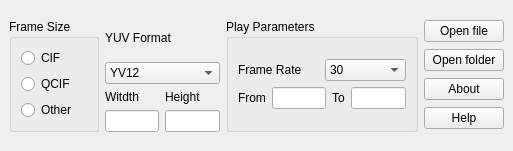
<?xml version="1.0" encoding="UTF-8"?>
<ui version="4.0">
 <class>MainWindow</class>
 <widget class="QMainWindow" name="MainWindow">
  <property name="geometry">
   <rect>
    <x>0</x>
    <y>0</y>
    <width>513</width>
    <height>151</height>
   </rect>
  </property>
  <property name="windowTitle">
   <string>MainWindow</string>
  </property>
  <widget class="QWidget" name="centralwidget">
   <layout class="QGridLayout" name="gridLayout_3">
    <item row="0" column="0">
     <layout class="QHBoxLayout" name="horizontalLayout_5">
      <item>
       <layout class="QHBoxLayout" name="horizontalLayout_2">
        <item>
         <widget class="QGroupBox" name="groupBox">
          <property name="title">
           <string>Frame Size</string>
          </property>
          <layout class="QGridLayout" name="gridLayout">
           <item row="0" column="0">
            <widget class="QRadioButton" name="frameSizeType_CIF_RadioButton">
             <property name="text">
              <string>CIF</string>
             </property>
            </widget>
           </item>
           <item row="2" column="0">
            <widget class="QRadioButton" name="frameSizeType_Other_RadioButton">
             <property name="text">
              <string>Other</string>
             </property>
            </widget>
           </item>
           <item row="1" column="0">
            <widget class="QRadioButton" name="frameSizeType_QCIF_RadioButton">
             <property name="text">
              <string>QCIF</string>
             </property>
            </widget>
           </item>
          </layout>
         </widget>
        </item>
        <item>
         <layout class="QVBoxLayout" name="verticalLayout">
          <item>
           <widget class="QLabel" name="label">
            <property name="text">
             <string>YUV Format</string>
            </property>
           </widget>
          </item>
          <item>
           <widget class="QComboBox" name="YUVFormat_ComboBox">
            <item>
             <property name="text">
              <string>YV12</string>
             </property>
            </item>
            <item>
             <property name="text">
              <string>YUY2</string>
             </property>
            </item>
            <item>
             <property name="text">
              <string>UYUV</string>
             </property>
            </item>
            <item>
             <property name="text">
              <string>4:2:2</string>
             </property>
            </item>
            <item>
             <property name="text">
              <string>4:4:4</string>
             </property>
            </item>
           </widget>
          </item>
          <item>
           <layout class="QHBoxLayout" name="horizontalLayout">
            <item>
             <layout class="QVBoxLayout" name="verticalLayout_2">
              <item>
               <widget class="QLabel" name="label_2">
                <property name="text">
                 <string>Witdth</string>
                </property>
               </widget>
              </item>
              <item>
               <widget class="QLineEdit" name="frameSize_Width_LineEdit"/>
              </item>
             </layout>
            </item>
            <item>
             <layout class="QVBoxLayout" name="verticalLayout_3">
              <item>
               <widget class="QLabel" name="label_3">
                <property name="text">
                 <string>Height</string>
                </property>
               </widget>
              </item>
              <item>
               <widget class="QLineEdit" name="frameSize_Height_LineEdit"/>
              </item>
             </layout>
            </item>
           </layout>
          </item>
         </layout>
        </item>
       </layout>
      </item>
      <item>
       <widget class="QGroupBox" name="groupBox_2">
        <property name="title">
         <string>Play Parameters</string>
        </property>
        <layout class="QGridLayout" name="gridLayout_2">
         <item row="0" column="0">
          <layout class="QVBoxLayout" name="verticalLayout_4">
           <item>
            <layout class="QHBoxLayout" name="horizontalLayout_4">
             <item>
              <widget class="QLabel" name="label_4">
               <property name="text">
                <string>Frame Rate</string>
               </property>
              </widget>
             </item>
             <item>
              <widget class="QComboBox" name="frameRate_ComboBox">
               <item>
                <property name="text">
                 <string>30</string>
                </property>
               </item>
               <item>
                <property name="text">
                 <string>60</string>
                </property>
               </item>
               <item>
                <property name="text">
                 <string>120</string>
                </property>
               </item>
              </widget>
             </item>
            </layout>
           </item>
           <item>
            <layout class="QHBoxLayout" name="horizontalLayout_3">
             <item>
              <widget class="QLabel" name="label_5">
               <property name="text">
                <string>From</string>
               </property>
              </widget>
             </item>
             <item>
              <widget class="QLineEdit" name="startFrame_LineEdit"/>
             </item>
             <item>
              <widget class="QLabel" name="label_6">
               <property name="text">
                <string>To</string>
               </property>
              </widget>
             </item>
             <item>
              <widget class="QLineEdit" name="endFrame_LineEdit"/>
             </item>
            </layout>
           </item>
          </layout>
         </item>
        </layout>
       </widget>
      </item>
      <item>
       <layout class="QVBoxLayout" name="verticalLayout_5">
        <item>
         <widget class="QPushButton" name="openFile_PushButton">
          <property name="text">
           <string>Open file</string>
          </property>
         </widget>
        </item>
        <item>
         <widget class="QPushButton" name="openFolder_PushButton">
          <property name="text">
           <string>Open folder</string>
          </property>
         </widget>
        </item>
        <item>
         <widget class="QPushButton" name="about_PushButton">
          <property name="text">
           <string>About</string>
          </property>
         </widget>
        </item>
        <item>
         <widget class="QPushButton" name="help_PushButton">
          <property name="text">
           <string>Help</string>
          </property>
         </widget>
        </item>
       </layout>
      </item>
     </layout>
    </item>
   </layout>
  </widget>
 </widget>
 <resources/>
 <connections/>
</ui>
